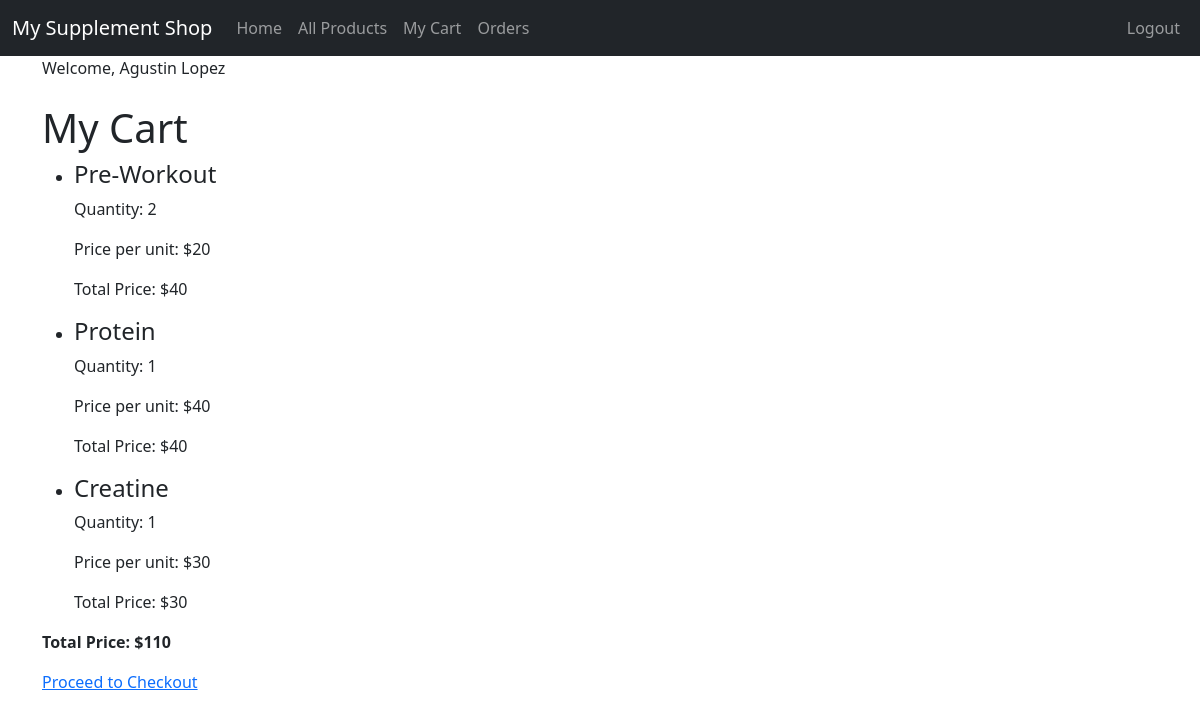
/my_cart/ (signed in), run on an earlier commit of the app's database.
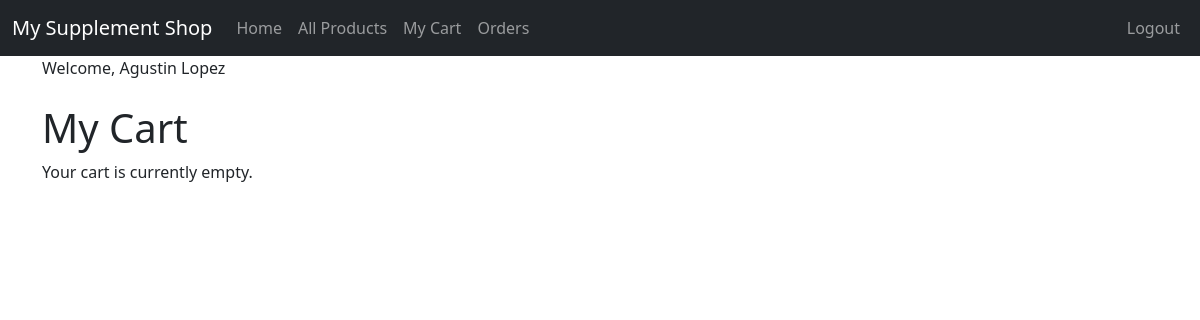
And on a later commit of the database.
### catalog/models.py (models this page shows, shortened)
class CartItem(models.Model):
    product = models.ForeignKey(Product, on_delete=models.CASCADE)
    cart = models.ForeignKey(Cart, on_delete=models.CASCADE)
    quantity = models.PositiveIntegerField(default=1)
    @property
    def total_price(self):
        return self.quantity * self.product.price

class Product(models.Model):
    name = models.CharField(max_length=200, help_text='Enter a product name')
    brand = models.CharField(max_length=100, default=' ')
    price = models.IntegerField()

### catalog/views.py (the view)
# urls.py: path('my_cart/', views.my_cart, name='my_cart'),
@login_required
def my_cart(request):
    try:
        cart = Cart.objects.get(user=request.user)
        cart_items = cart.cart_items()
        total_price = cart.total_price
    except Cart.DoesNotExist:
        cart_items = []
        total_price = 0
    context = {
        'cart_items': cart_items,
        'total_price': total_price
    }
    return render(request, 'catalog/my_cart.html', context)

### catalog/models.py (called while the page is built)
    def cart_items(self):
        return CartItem.objects.filter(cart=self)

    @property
    def total_price(self):
        return sum(item.total_price for item in self.cart_items())

### catalog/templates/catalog/my_cart.html
{% extends "catalog/base.html" %}
{% block content %}
  <h1>My Cart</h1>
  {% if cart_items %}
    <ul>
      {% for item in cart_items %}
        <li>
          <h4>{{ item.product.name }}</h4>
          <p>Quantity: {{ item.quantity }}</p>
          <p>Price per unit: ${{ item.product.price }}</p>
          <p>Total Price: ${{ item.total_price }}</p>
        </li>
      {% endfor %}
    </ul>
    <p><strong>Total Price: ${{ total_price }}</strong></p>
    <a href="{% url 'checkout' %}">Proceed to Checkout</a>
  {% else %}
    <p>Your cart is currently empty.</p>
  {% endif %}
{% endblock %}

### catalog/templates/catalog/base.html (shortened to what this page needs)
{% load static %}
<!doctype html>
<html lang="en">
<head>
    <link href="https://cdn.jsdelivr.net/npm/bootstrap@5.3.0-alpha1/dist/css/bootstrap.min.css" rel="stylesheet"
>
</head>
<body>
<nav class="navbar navbar-expand-lg navbar-dark bg-dark">
    <div class="container-fluid">
        <a class="navbar-brand" href="{% url 'index' %}">My Supplement Shop</a>
        <div class="collapse navbar-collapse" id="navbarSupportedContent">
            <ul class="navbar-nav me-auto mb-2 mb-lg-0">
                <li class="nav-item">
                    <a class="nav-link" href="{% url 'index' %}">Home</a>
                </li>
                <li class="nav-item">
                    <a class="nav-link" href="{% url 'product_list' %}">All Products</a>
                </li>
            <li class="nav-item">
                    <a class="nav-link" href="{% url 'my_cart' %} ">My Cart</a>
                </li>
                {% if user.is_superuser %}
                <li class="nav-item">
                    <a class="nav-link" href="{% url 'order_list' %}">Orders</a>
                </li>
                {% endif %}
            </ul>
        </div>
        <ul class="nav navbar-nav ml-auto">
            {% if user.is_authenticated %}
                <li><a class="nav-link" href="{% url 'logout' %}">Logout</a>
                </li>
            {% else %}
                <li><a class="nav-link" href="{% url 'login' %}"><span class="glyphicon glyphicon-log-in"></span>Login</a>
                </li>
                <li><a class="nav-link" href="{% url 'register' %}"><span class="glyphicon glyphicon-log-in"></span>Sign Up</a>
                </li>
            {% endif %}
        </ul>
    </div>
</nav>
<div class="container">
    {% if user.is_authenticated %}
        Welcome, {{ user.first_name }} {{ user.last_name }}
    {% endif %}
</div>
<div class="container">
    <br/>
    {% block content %}
    {% endblock %}
</div>
</body>
</html>

What changed in the data, as far as the page shows it:
removed CartItem: product.name "Pre-Workout", quantity "2", product.price "20", total_price "40"
removed CartItem: product.name "Protein", quantity "1", product.price "40", total_price "40"
removed CartItem: product.name "Creatine", quantity "1", product.price "30", total_price "30"
Also different on the page:
{{ total_price }}: "110" → (not shown)
text no longer shown: "Total Price: $ Proceed to Checkout"
text now shown: "Your cart is currently empty."
